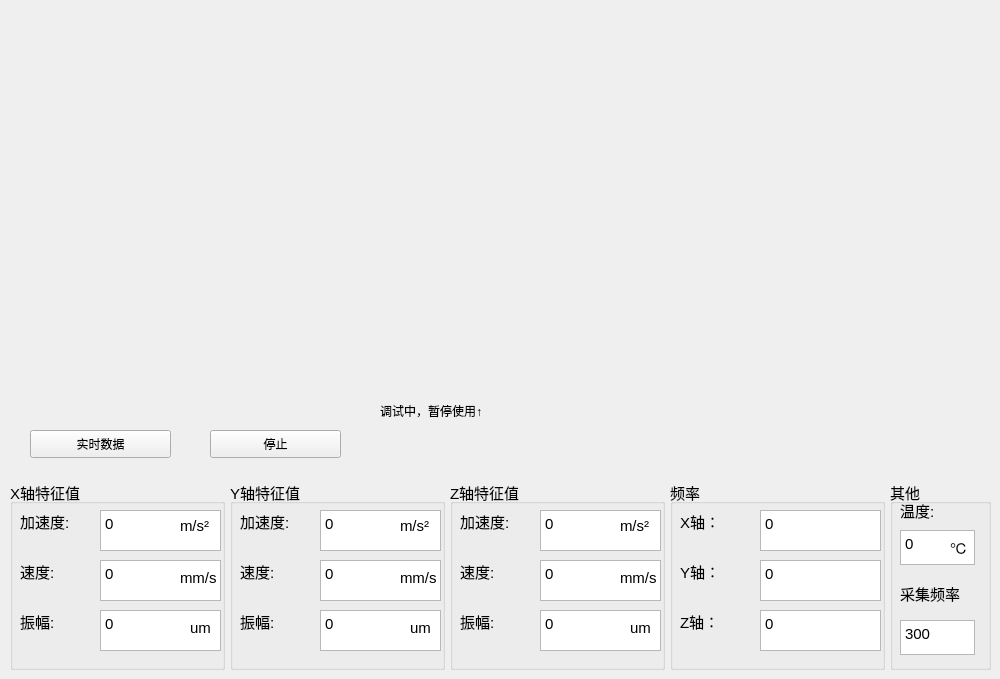
     <widget class="QWidget" name="tab_3">
      <attribute name="title">
       <string>数据分析</string>
      </attribute>
      <widget class="QGroupBox" name="groupBox_13">
       <property name="geometry">
        <rect>
         <x>10</x>
         <y>480</y>
         <width>215</width>
         <height>190</height>
        </rect>
       </property>
       <property name="minimumSize">
        <size>
         <width>215</width>
         <height>190</height>
        </size>
       </property>
       <property name="maximumSize">
        <size>
         <width>215</width>
         <height>190</height>
        </size>
       </property>
       <property name="font">
        <font>
         <pointsize>11</pointsize>
        </font>
       </property>
       <property name="title">
        <string>X轴特征值</string>
       </property>
       <widget class="QLabel" name="label_26">
        <property name="geometry">
         <rect>
          <x>10</x>
          <y>30</y>
          <width>71</width>
          <height>23</height>
         </rect>
        </property>
        <property name="text">
         <string>加速度:</string>
        </property>
       </widget>
       <widget class="QLabel" name="label_27">
        <property name="geometry">
         <rect>
          <x>10</x>
          <y>80</y>
          <width>61</width>
          <height>23</height>
         </rect>
        </property>
        <property name="text">
         <string>速度:</string>
        </property>
       </widget>
       <widget class="QLabel" name="label_28">
        <property name="geometry">
         <rect>
          <x>10</x>
          <y>130</y>
          <width>61</width>
          <height>23</height>
         </rect>
        </property>
        <property name="text">
         <string>振幅:</string>
        </property>
       </widget>
       <widget class="QTextBrowser" name="textBrowser_3_X_Acceleration">
        <property name="geometry">
         <rect>
          <x>90</x>
          <y>30</y>
          <width>121</width>
          <height>41</height>
         </rect>
        </property>
        <property name="font">
         <font>
          <pointsize>11</pointsize>
         </font>
        </property>
        <property name="html">
         <string>&lt;!DOCTYPE HTML PUBLIC &quot;-//W3C//DTD HTML 4.0//EN&quot; &quot;http://www.w3.org/TR/REC-html40/strict.dtd&quot;&gt;
&lt;html&gt;&lt;head&gt;&lt;meta name=&quot;qrichtext&quot; content=&quot;1&quot; /&gt;&lt;style type=&quot;text/css&quot;&gt;
p, li { white-space: pre-wrap; }
&lt;/style&gt;&lt;/head&gt;&lt;body style=&quot; font-family:'SimSun'; font-size:11pt; font-weight:400; font-style:normal;&quot;&gt;
&lt;p style=&quot; margin-top:0px; margin-bottom:0px; margin-left:0px; margin-right:0px; -qt-block-indent:0; text-indent:0px;&quot;&gt;0&lt;/p&gt;&lt;/body&gt;&lt;/html&gt;</string>
        </property>
       </widget>
       <widget class="QTextBrowser" name="textBrowser_3_X_Speed">
        <property name="geometry">
         <rect>
          <x>90</x>
          <y>80</y>
          <width>121</width>
          <height>41</height>
         </rect>
        </property>
        <property name="html">
         <string>&lt;!DOCTYPE HTML PUBLIC &quot;-//W3C//DTD HTML 4.0//EN&quot; &quot;http://www.w3.org/TR/REC-html40/strict.dtd&quot;&gt;
&lt;html&gt;&lt;head&gt;&lt;meta name=&quot;qrichtext&quot; content=&quot;1&quot; /&gt;&lt;style type=&quot;text/css&quot;&gt;
p, li { white-space: pre-wrap; }
&lt;/style&gt;&lt;/head&gt;&lt;body style=&quot; font-family:'SimSun'; font-size:11pt; font-weight:400; font-style:normal;&quot;&gt;
&lt;p style=&quot; margin-top:0px; margin-bottom:0px; margin-left:0px; margin-right:0px; -qt-block-indent:0; text-indent:0px;&quot;&gt;0&lt;/p&gt;&lt;/body&gt;&lt;/html&gt;</string>
        </property>
       </widget>
       <widget class="QTextBrowser" name="textBrowser_3_X_Amplitude">
        <property name="geometry">
         <rect>
          <x>90</x>
          <y>130</y>
          <width>121</width>
          <height>41</height>
         </rect>
        </property>
        <property name="html">
         <string>&lt;!DOCTYPE HTML PUBLIC &quot;-//W3C//DTD HTML 4.0//EN&quot; &quot;http://www.w3.org/TR/REC-html40/strict.dtd&quot;&gt;
&lt;html&gt;&lt;head&gt;&lt;meta name=&quot;qrichtext&quot; content=&quot;1&quot; /&gt;&lt;style type=&quot;text/css&quot;&gt;
p, li { white-space: pre-wrap; }
&lt;/style&gt;&lt;/head&gt;&lt;body style=&quot; font-family:'SimSun'; font-size:11pt; font-weight:400; font-style:normal;&quot;&gt;
&lt;p style=&quot; margin-top:0px; margin-bottom:0px; margin-left:0px; margin-right:0px; -qt-block-indent:0; text-indent:0px;&quot;&gt;0&lt;/p&gt;&lt;/body&gt;&lt;/html&gt;</string>
        </property>
       </widget>
       <widget class="QLabel" name="label_8">
        <property name="geometry">
         <rect>
          <x>170</x>
          <y>30</y>
          <width>61</width>
          <height>31</height>
         </rect>
        </property>
        <property name="text">
         <string>m/s²</string>
        </property>
       </widget>
       <widget class="QLabel" name="label_12">
        <property name="geometry">
         <rect>
          <x>170</x>
          <y>90</y>
          <width>72</width>
          <height>15</height>
         </rect>
        </property>
        <property name="text">
         <string>mm/s</string>
        </property>
       </widget>
       <widget class="QLabel" name="label_41">
        <property name="geometry">
         <rect>
          <x>180</x>
          <y>140</y>
          <width>72</width>
          <height>15</height>
         </rect>
        </property>
        <property name="text">
         <string>um</string>
        </property>
       </widget>
      </widget>
      <widget class="QGroupBox" name="groupBox_14">
       <property name="geometry">
        <rect>
         <x>230</x>
         <y>480</y>
         <width>215</width>
         <height>190</height>
        </rect>
       </property>
       <property name="minimumSize">
        <size>
         <width>215</width>
         <height>190</height>
        </size>
       </property>
       <property name="maximumSize">
        <size>
         <width>215</width>
         <height>190</height>
        </size>
       </property>
       <property name="font">
        <font>
         <pointsize>11</pointsize>
        </font>
       </property>
       <property name="title">
        <string>Y轴特征值</string>
       </property>
       <widget class="QLabel" name="label_29">
        <property name="geometry">
         <rect>
          <x>10</x>
          <y>30</y>
          <width>71</width>
          <height>23</height>
         </rect>
        </property>
        <property name="text">
         <string>加速度:</string>
        </property>
       </widget>
       <widget class="QLabel" name="label_30">
        <property name="geometry">
         <rect>
          <x>10</x>
          <y>80</y>
          <width>61</width>
          <height>23</height>
         </rect>
        </property>
        <property name="text">
         <string>速度:</string>
        </property>
       </widget>
       <widget class="QLabel" name="label_31">
        <property name="geometry">
         <rect>
          <x>10</x>
          <y>130</y>
          <width>61</width>
          <height>23</height>
         </rect>
        </property>
        <property name="text">
         <string>振幅:</string>
        </property>
       </widget>
       <widget class="QTextBrowser" name="textBrowser_3_Y_Acceleration">
        <property name="geometry">
         <rect>
          <x>90</x>
          <y>30</y>
          <width>121</width>
          <height>41</height>
         </rect>
        </property>
        <property name="font">
         <font>
          <pointsize>11</pointsize>
         </font>
        </property>
        <property name="html">
         <string>&lt;!DOCTYPE HTML PUBLIC &quot;-//W3C//DTD HTML 4.0//EN&quot; &quot;http://www.w3.org/TR/REC-html40/strict.dtd&quot;&gt;
&lt;html&gt;&lt;head&gt;&lt;meta name=&quot;qrichtext&quot; content=&quot;1&quot; /&gt;&lt;style type=&quot;text/css&quot;&gt;
p, li { white-space: pre-wrap; }
&lt;/style&gt;&lt;/head&gt;&lt;body style=&quot; font-family:'SimSun'; font-size:11pt; font-weight:400; font-style:normal;&quot;&gt;
&lt;p style=&quot; margin-top:0px; margin-bottom:0px; margin-left:0px; margin-right:0px; -qt-block-indent:0; text-indent:0px;&quot;&gt;0&lt;/p&gt;&lt;/body&gt;&lt;/html&gt;</string>
        </property>
       </widget>
       <widget class="QTextBrowser" name="textBrowser_3_Y_Speed">
        <property name="geometry">
         <rect>
          <x>90</x>
          <y>80</y>
          <width>121</width>
          <height>41</height>
         </rect>
        </property>
        <property name="html">
         <string>&lt;!DOCTYPE HTML PUBLIC &quot;-//W3C//DTD HTML 4.0//EN&quot; &quot;http://www.w3.org/TR/REC-html40/strict.dtd&quot;&gt;
&lt;html&gt;&lt;head&gt;&lt;meta name=&quot;qrichtext&quot; content=&quot;1&quot; /&gt;&lt;style type=&quot;text/css&quot;&gt;
p, li { white-space: pre-wrap; }
&lt;/style&gt;&lt;/head&gt;&lt;body style=&quot; font-family:'SimSun'; font-size:11pt; font-weight:400; font-style:normal;&quot;&gt;
&lt;p style=&quot; margin-top:0px; margin-bottom:0px; margin-left:0px; margin-right:0px; -qt-block-indent:0; text-indent:0px;&quot;&gt;0&lt;/p&gt;&lt;/body&gt;&lt;/html&gt;</string>
        </property>
       </widget>
       <widget class="QTextBrowser" name="textBrowser_3_Y_Amplitude">
        <property name="geometry">
         <rect>
          <x>90</x>
          <y>130</y>
          <width>121</width>
          <height>41</height>
         </rect>
        </property>
        <property name="html">
         <string>&lt;!DOCTYPE HTML PUBLIC &quot;-//W3C//DTD HTML 4.0//EN&quot; &quot;http://www.w3.org/TR/REC-html40/strict.dtd&quot;&gt;
&lt;html&gt;&lt;head&gt;&lt;meta name=&quot;qrichtext&quot; content=&quot;1&quot; /&gt;&lt;style type=&quot;text/css&quot;&gt;
p, li { white-space: pre-wrap; }
&lt;/style&gt;&lt;/head&gt;&lt;body style=&quot; font-family:'SimSun'; font-size:11pt; font-weight:400; font-style:normal;&quot;&gt;
&lt;p style=&quot; margin-top:0px; margin-bottom:0px; margin-left:0px; margin-right:0px; -qt-block-indent:0; text-indent:0px;&quot;&gt;0&lt;/p&gt;&lt;/body&gt;&lt;/html&gt;</string>
        </property>
       </widget>
       <widget class="QLabel" name="label_9">
        <property name="geometry">
         <rect>
          <x>170</x>
          <y>30</y>
          <width>61</width>
          <height>31</height>
         </rect>
        </property>
        <property name="text">
         <string>m/s²</string>
        </property>
       </widget>
       <widget class="QLabel" name="label_13">
        <property name="geometry">
         <rect>
          <x>170</x>
          <y>90</y>
          <width>72</width>
          <height>15</height>
         </rect>
        </property>
        <property name="text">
         <string>mm/s</string>
        </property>
       </widget>
       <widget class="QLabel" name="label_42">
        <property name="geometry">
         <rect>
          <x>180</x>
          <y>140</y>
          <width>72</width>
          <height>15</height>
         </rect>
        </property>
        <property name="text">
         <string>um</string>
        </property>
       </widget>
      </widget>
      <widget class="QGroupBox" name="groupBox_15">
       <property name="geometry">
        <rect>
         <x>450</x>
         <y>480</y>
         <width>215</width>
         <height>190</height>
        </rect>
       </property>
       <property name="minimumSize">
        <size>
         <width>215</width>
         <height>190</height>
        </size>
       </property>
       <property name="maximumSize">
        <size>
         <width>215</width>
         <height>190</height>
        </size>
       </property>
       <property name="font">
        <font>
         <pointsize>11</pointsize>
        </font>
       </property>
       <property name="title">
        <string>Z轴特征值</string>
       </property>
       <widget class="QLabel" name="label_32">
        <property name="geometry">
         <rect>
          <x>10</x>
          <y>30</y>
          <width>71</width>
          <height>23</height>
         </rect>
        </property>
        <property name="text">
         <string>加速度:</string>
        </property>
       </widget>
       <widget class="QLabel" name="label_33">
        <property name="geometry">
         <rect>
          <x>10</x>
          <y>80</y>
          <width>61</width>
          <height>23</height>
         </rect>
        </property>
        <property name="text">
         <string>速度:</string>
        </property>
       </widget>
       <widget class="QLabel" name="label_34">
        <property name="geometry">
         <rect>
          <x>10</x>
          <y>130</y>
          <width>61</width>
          <height>23</height>
         </rect>
        </property>
        <property name="text">
         <string>振幅:</string>
        </property>
       </widget>
       <widget class="QTextBrowser" name="textBrowser_3_Z_Acceleration">
        <property name="geometry">
         <rect>
          <x>90</x>
          <y>30</y>
          <width>121</width>
          <height>41</height>
         </rect>
        </property>
        <property name="font">
         <font>
          <pointsize>11</pointsize>
         </font>
        </property>
        <property name="html">
         <string>&lt;!DOCTYPE HTML PUBLIC &quot;-//W3C//DTD HTML 4.0//EN&quot; &quot;http://www.w3.org/TR/REC-html40/strict.dtd&quot;&gt;
&lt;html&gt;&lt;head&gt;&lt;meta name=&quot;qrichtext&quot; content=&quot;1&quot; /&gt;&lt;style type=&quot;text/css&quot;&gt;
p, li { white-space: pre-wrap; }
&lt;/style&gt;&lt;/head&gt;&lt;body style=&quot; font-family:'SimSun'; font-size:11pt; font-weight:400; font-style:normal;&quot;&gt;
&lt;p style=&quot; margin-top:0px; margin-bottom:0px; margin-left:0px; margin-right:0px; -qt-block-indent:0; text-indent:0px;&quot;&gt;0&lt;/p&gt;&lt;/body&gt;&lt;/html&gt;</string>
        </property>
       </widget>
       <widget class="QTextBrowser" name="textBrowser_3_Z_Speed">
        <property name="geometry">
         <rect>
          <x>90</x>
          <y>80</y>
          <width>121</width>
          <height>41</height>
         </rect>
        </property>
        <property name="html">
         <string>&lt;!DOCTYPE HTML PUBLIC &quot;-//W3C//DTD HTML 4.0//EN&quot; &quot;http://www.w3.org/TR/REC-html40/strict.dtd&quot;&gt;
&lt;html&gt;&lt;head&gt;&lt;meta name=&quot;qrichtext&quot; content=&quot;1&quot; /&gt;&lt;style type=&quot;text/css&quot;&gt;
p, li { white-space: pre-wrap; }
&lt;/style&gt;&lt;/head&gt;&lt;body style=&quot; font-family:'SimSun'; font-size:11pt; font-weight:400; font-style:normal;&quot;&gt;
&lt;p style=&quot; margin-top:0px; margin-bottom:0px; margin-left:0px; margin-right:0px; -qt-block-indent:0; text-indent:0px;&quot;&gt;0&lt;/p&gt;&lt;/body&gt;&lt;/html&gt;</string>
        </property>
       </widget>
       <widget class="QTextBrowser" name="textBrowser_3_Z_Amplitude">
        <property name="geometry">
         <rect>
          <x>90</x>
          <y>130</y>
          <width>121</width>
          <height>41</height>
         </rect>
        </property>
        <property name="html">
         <string>&lt;!DOCTYPE HTML PUBLIC &quot;-//W3C//DTD HTML 4.0//EN&quot; &quot;http://www.w3.org/TR/REC-html40/strict.dtd&quot;&gt;
&lt;html&gt;&lt;head&gt;&lt;meta name=&quot;qrichtext&quot; content=&quot;1&quot; /&gt;&lt;style type=&quot;text/css&quot;&gt;
p, li { white-space: pre-wrap; }
&lt;/style&gt;&lt;/head&gt;&lt;body style=&quot; font-family:'SimSun'; font-size:11pt; font-weight:400; font-style:normal;&quot;&gt;
&lt;p style=&quot; margin-top:0px; margin-bottom:0px; margin-left:0px; margin-right:0px; -qt-block-indent:0; text-indent:0px;&quot;&gt;0&lt;/p&gt;&lt;/body&gt;&lt;/html&gt;</string>
        </property>
       </widget>
       <widget class="QLabel" name="label_10">
        <property name="geometry">
         <rect>
          <x>170</x>
          <y>30</y>
          <width>61</width>
          <height>31</height>
         </rect>
        </property>
        <property name="text">
         <string>m/s²</string>
        </property>
       </widget>
       <widget class="QLabel" name="label_25">
        <property name="geometry">
         <rect>
          <x>170</x>
          <y>90</y>
          <width>72</width>
          <height>15</height>
         </rect>
        </property>
        <property name="text">
         <string>mm/s</string>
        </property>
       </widget>
       <widget class="QLabel" name="label_43">
        <property name="geometry">
         <rect>
          <x>180</x>
          <y>140</y>
          <width>72</width>
          <height>15</height>
         </rect>
        </property>
        <property name="text">
         <string>um</string>
        </property>
       </widget>
      </widget>
      <widget class="QGroupBox" name="groupBox_16">
       <property name="geometry">
        <rect>
         <x>670</x>
         <y>480</y>
         <width>215</width>
         <height>190</height>
        </rect>
       </property>
       <property name="minimumSize">
        <size>
         <width>215</width>
         <height>190</height>
        </size>
       </property>
       <property name="maximumSize">
        <size>
         <width>215</width>
         <height>190</height>
        </size>
       </property>
       <property name="font">
        <font>
         <pointsize>11</pointsize>
        </font>
       </property>
       <property name="title">
        <string>频率</string>
       </property>
       <widget class="QLabel" name="label_35">
        <property name="geometry">
         <rect>
          <x>10</x>
          <y>30</y>
          <width>71</width>
          <height>23</height>
         </rect>
        </property>
        <property name="text">
         <string>X轴：</string>
        </property>
       </widget>
       <widget class="QLabel" name="label_36">
        <property name="geometry">
         <rect>
          <x>10</x>
          <y>80</y>
          <width>61</width>
          <height>23</height>
         </rect>
        </property>
        <property name="text">
         <string>Y轴：</string>
        </property>
       </widget>
       <widget class="QLabel" name="label_37">
        <property name="geometry">
         <rect>
          <x>10</x>
          <y>130</y>
          <width>61</width>
          <height>23</height>
         </rect>
        </property>
        <property name="text">
         <string>Z轴：</string>
        </property>
       </widget>
       <widget class="QTextBrowser" name="textBrowser_3_Frequency_X">
        <property name="geometry">
         <rect>
          <x>90</x>
          <y>30</y>
          <width>121</width>
          <height>41</height>
         </rect>
        </property>
        <property name="font">
         <font>
          <pointsize>11</pointsize>
         </font>
        </property>
        <property name="html">
         <string>&lt;!DOCTYPE HTML PUBLIC &quot;-//W3C//DTD HTML 4.0//EN&quot; &quot;http://www.w3.org/TR/REC-html40/strict.dtd&quot;&gt;
&lt;html&gt;&lt;head&gt;&lt;meta name=&quot;qrichtext&quot; content=&quot;1&quot; /&gt;&lt;style type=&quot;text/css&quot;&gt;
p, li { white-space: pre-wrap; }
&lt;/style&gt;&lt;/head&gt;&lt;body style=&quot; font-family:'SimSun'; font-size:11pt; font-weight:400; font-style:normal;&quot;&gt;
&lt;p style=&quot; margin-top:0px; margin-bottom:0px; margin-left:0px; margin-right:0px; -qt-block-indent:0; text-indent:0px;&quot;&gt;0&lt;/p&gt;&lt;/body&gt;&lt;/html&gt;</string>
        </property>
       </widget>
       <widget class="QTextBrowser" name="textBrowser_3_Frequency_Y">
        <property name="geometry">
         <rect>
          <x>90</x>
          <y>80</y>
          <width>121</width>
          <height>41</height>
         </rect>
        </property>
        <property name="html">
         <string>&lt;!DOCTYPE HTML PUBLIC &quot;-//W3C//DTD HTML 4.0//EN&quot; &quot;http://www.w3.org/TR/REC-html40/strict.dtd&quot;&gt;
&lt;html&gt;&lt;head&gt;&lt;meta name=&quot;qrichtext&quot; content=&quot;1&quot; /&gt;&lt;style type=&quot;text/css&quot;&gt;
p, li { white-space: pre-wrap; }
&lt;/style&gt;&lt;/head&gt;&lt;body style=&quot; font-family:'SimSun'; font-size:11pt; font-weight:400; font-style:normal;&quot;&gt;
&lt;p style=&quot; margin-top:0px; margin-bottom:0px; margin-left:0px; margin-right:0px; -qt-block-indent:0; text-indent:0px;&quot;&gt;0&lt;/p&gt;&lt;/body&gt;&lt;/html&gt;</string>
        </property>
       </widget>
       <widget class="QTextBrowser" name="textBrowser_3_Frequency_Z">
        <property name="geometry">
         <rect>
          <x>90</x>
          <y>130</y>
          <width>121</width>
          <height>41</height>
         </rect>
        </property>
        <property name="html">
         <string>&lt;!DOCTYPE HTML PUBLIC &quot;-//W3C//DTD HTML 4.0//EN&quot; &quot;http://www.w3.org/TR/REC-html40/strict.dtd&quot;&gt;
&lt;html&gt;&lt;head&gt;&lt;meta name=&quot;qrichtext&quot; content=&quot;1&quot; /&gt;&lt;style type=&quot;text/css&quot;&gt;
p, li { white-space: pre-wrap; }
&lt;/style&gt;&lt;/head&gt;&lt;body style=&quot; font-family:'SimSun'; font-size:11pt; font-weight:400; font-style:normal;&quot;&gt;
&lt;p style=&quot; margin-top:0px; margin-bottom:0px; margin-left:0px; margin-right:0px; -qt-block-indent:0; text-indent:0px;&quot;&gt;0&lt;/p&gt;&lt;/body&gt;&lt;/html&gt;</string>
        </property>
       </widget>
      </widget>
      <widget class="QGroupBox" name="groupBox">
       <property name="geometry">
        <rect>
         <x>890</x>
         <y>480</y>
         <width>101</width>
         <height>190</height>
        </rect>
       </property>
       <property name="minimumSize">
        <size>
         <width>0</width>
         <height>190</height>
        </size>
       </property>
       <property name="maximumSize">
        <size>
         <width>16777215</width>
         <height>190</height>
        </size>
       </property>
       <property name="font">
        <font>
         <pointsize>11</pointsize>
        </font>
       </property>
       <property name="title">
        <string>其他</string>
       </property>
       <widget class="QLabel" name="label_39">
        <property name="geometry">
         <rect>
          <x>10</x>
          <y>102</y>
          <width>70</width>
          <height>23</height>
         </rect>
        </property>
        <property name="minimumSize">
         <size>
          <width>70</width>
          <height>23</height>
         </size>
        </property>
        <property name="maximumSize">
         <size>
          <width>70</width>
          <height>23</height>
         </size>
        </property>
        <property name="font">
         <font>
          <pointsize>11</pointsize>
         </font>
        </property>
        <property name="text">
         <string>采集频率</string>
        </property>
       </widget>
       <widget class="QLabel" name="label_38">
        <property name="geometry">
         <rect>
          <x>10</x>
          <y>19</y>
          <width>70</width>
          <height>23</height>
         </rect>
        </property>
        <property name="minimumSize">
         <size>
          <width>70</width>
          <height>23</height>
         </size>
        </property>
        <property name="maximumSize">
         <size>
          <width>70</width>
          <height>23</height>
         </size>
        </property>
        <property name="font">
         <font>
          <pointsize>11</pointsize>
         </font>
        </property>
        <property name="text">
         <string>温度:</string>
        </property>
       </widget>
       <widget class="QTextBrowser" name="textBrowser_3_Temperture">
        <property name="geometry">
         <rect>
          <x>10</x>
          <y>50</y>
          <width>75</width>
          <height>35</height>
         </rect>
        </property>
        <property name="minimumSize">
         <size>
          <width>75</width>
          <height>35</height>
         </size>
        </property>
        <property name="maximumSize">
         <size>
          <width>75</width>
          <height>35</height>
         </size>
        </property>
        <property name="font">
         <font>
          <pointsize>11</pointsize>
         </font>
        </property>
        <property name="html">
         <string>&lt;!DOCTYPE HTML PUBLIC &quot;-//W3C//DTD HTML 4.0//EN&quot; &quot;http://www.w3.org/TR/REC-html40/strict.dtd&quot;&gt;
&lt;html&gt;&lt;head&gt;&lt;meta name=&quot;qrichtext&quot; content=&quot;1&quot; /&gt;&lt;style type=&quot;text/css&quot;&gt;
p, li { white-space: pre-wrap; }
&lt;/style&gt;&lt;/head&gt;&lt;body style=&quot; font-family:'SimSun'; font-size:11pt; font-weight:400; font-style:normal;&quot;&gt;
&lt;p style=&quot; margin-top:0px; margin-bottom:0px; margin-left:0px; margin-right:0px; -qt-block-indent:0; text-indent:0px;&quot;&gt;0&lt;/p&gt;&lt;/body&gt;&lt;/html&gt;</string>
        </property>
       </widget>
       <widget class="QTextEdit" name="textEdit_3_OutputFrequency">
        <property name="geometry">
         <rect>
          <x>10</x>
          <y>140</y>
          <width>75</width>
          <height>35</height>
         </rect>
        </property>
        <property name="markdown">
         <string>300

</string>
        </property>
        <property name="html">
         <string>&lt;!DOCTYPE HTML PUBLIC &quot;-//W3C//DTD HTML 4.0//EN&quot; &quot;http://www.w3.org/TR/REC-html40/strict.dtd&quot;&gt;
&lt;html&gt;&lt;head&gt;&lt;meta name=&quot;qrichtext&quot; content=&quot;1&quot; /&gt;&lt;style type=&quot;text/css&quot;&gt;
p, li { white-space: pre-wrap; }
&lt;/style&gt;&lt;/head&gt;&lt;body style=&quot; font-family:'SimSun'; font-size:11pt; font-weight:400; font-style:normal;&quot;&gt;
&lt;p style=&quot; margin-top:7px; margin-bottom:7px; margin-left:0px; margin-right:0px; -qt-block-indent:0; text-indent:0px;&quot;&gt;300&lt;/p&gt;&lt;/body&gt;&lt;/html&gt;</string>
        </property>
       </widget>
       <widget class="QLabel" name="label_66">
        <property name="geometry">
         <rect>
          <x>60</x>
          <y>60</y>
          <width>72</width>
          <height>15</height>
         </rect>
        </property>
        <property name="text">
         <string>℃</string>
        </property>
       </widget>
      </widget>
      <widget class="QPushButton" name="pushButton_3_RealTimeData">
       <property name="geometry">
        <rect>
         <x>30</x>
         <y>430</y>
         <width>141</width>
         <height>28</height>
        </rect>
       </property>
       <property name="text">
        <string>实时数据</string>
       </property>
      </widget>
      <widget class="QPushButton" name="pushButton_3_Stop">
       <property name="enabled">
        <bool>true</bool>
       </property>
       <property name="geometry">
        <rect>
         <x>210</x>
         <y>430</y>
         <width>131</width>
         <height>28</height>
        </rect>
       </property>
       <property name="text">
        <string>停止</string>
       </property>
      </widget>
      <widget class="QLabel" name="label_82">
       <property name="geometry">
        <rect>
         <x>380</x>
         <y>390</y>
         <width>171</width>
         <height>41</height>
        </rect>
       </property>
       <property name="text">
        <string>调试中，暂停使用↑</string>
       </property>
      </widget>
     </widget>
